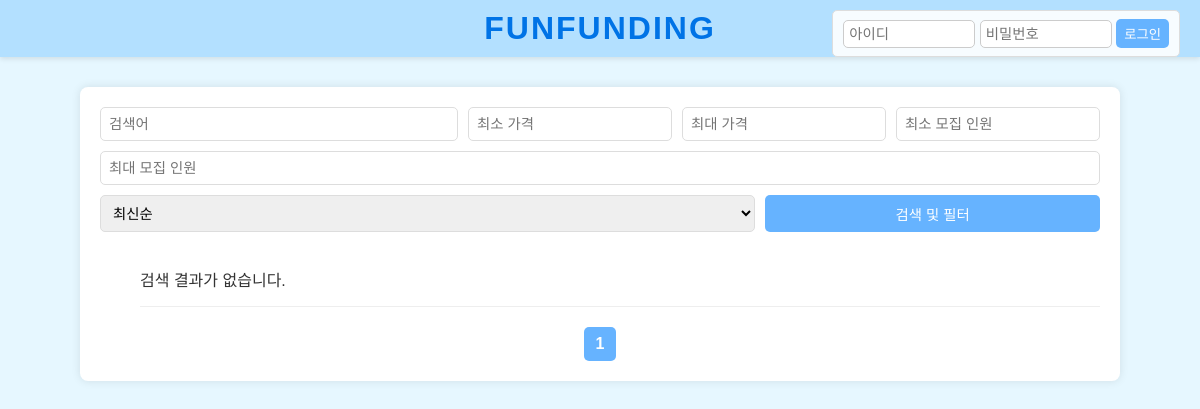
The app's page /, older data.
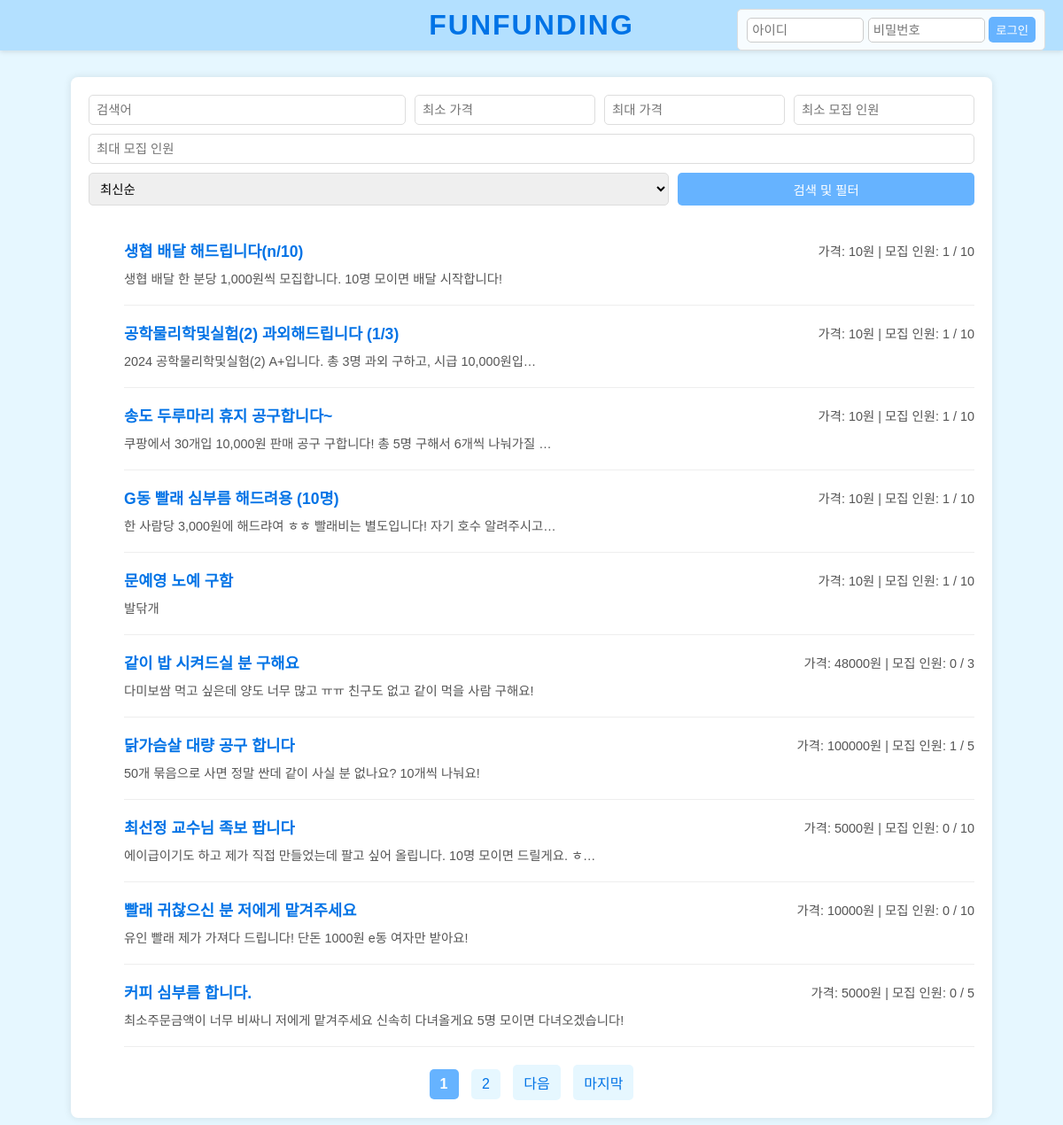
The same page, newer data.
### funding/models.py (models this page shows, shortened)
class Post(models.Model):
    title = models.CharField(max_length=100)  # 게시글 제목
    content = models.TextField()  # 게시글 내용
    price = models.PositiveIntegerField()  # 가격
    capacity = models.PositiveIntegerField(default=10)  # 모집 인원
    current_applicants = models.PositiveIntegerField(default=0)  # 현재 지원자 수
    created_at = models.DateTimeField(auto_now_add=True)  # 생성 시간
    updated_at = models.DateTimeField(auto_now=True)  # 수정 시간
    author = models.ForeignKey(User, on_delete=models.CASCADE, related_name='posts')  # 작성자

### funding/views.py (the view)
# urls.py: path('', views.post_list, name='post_list'),  # 루트 URL에 게시글 목록 연결
def post_list(request):
    try:
        posts = Post.objects.all()
        query = request.GET.get('q', '')
        if query:
            posts = posts.filter(title__icontains=query)
        min_price = request.GET.get('min_price', None)
        max_price = request.GET.get('max_price', None)
        min_capacity = request.GET.get('min_capacity', None)
        max_capacity = request.GET.get('max_capacity', None)
        if min_price:
            try:
                posts = posts.filter(price__gte=float(min_price))  # 입력값 검증
            except ValueError:
                raise ValueError("최소 가격은 숫자여야 합니다.")
        if max_price:
            try:
                posts = posts.filter(price__lte=float(max_price))
            except ValueError:
                raise ValueError("최대 가격은 숫자여야 합니다.")
        if min_capacity:
            try:
                posts = posts.filter(capacity__gte=int(min_capacity))
            except ValueError:
                raise ValueError("최소 모집 인원은 정수여야 합니다.")
        if max_capacity:
            try:
                posts = posts.filter(capacity__lte=int(max_capacity))
            except ValueError:
                raise ValueError("최대 모집 인원은 정수여야 합니다.")
        sort_by = request.GET.get('sort', 'created_at')
        valid_sort_fields = ['created_at', 'price', 'capacity']
        if sort_by not in valid_sort_fields:
            raise ValueError("유효하지 않은 정렬 기준입니다.")
        posts = posts.order_by(sort_by)
        paginator = Paginator(posts, 10)  # 한 페이지에 10개의 게시글
        page_number = request.GET.get('page')
        try:
            page_obj = paginator.get_page(page_number)
        except PageNotAnInteger:
            raise ValueError("페이지 번호는 정수여야 합니다.")
        except EmptyPage:
            page_obj = paginator.get_page(paginator.num_pages)  # 마지막 페이지 반환
    except ValueError as e:
        messages.error(request, f"오류: {e}")
        page_obj = None  # 게시글이 비어있는 페이지를 반환
    except Exception as e:
        messages.error(request, "알 수 없는 오류가 발생했습니다.")
        page_obj = None
    return render(request, 'funding/post_list.html', {'page_obj': page_obj, 'query': query})

### funding/templates/funding/post_list.html (shortened to what this page needs)
<!DOCTYPE html>
<html lang="en">
<head>
</head>
<body>
    <header>
        <div class="logo">
            <a href="{% url 'post_list' %}">
                <h1>FunFunding</h1>
            </a>
        </div>
        <div class="login-form">
            <form method="POST">
                <input type="text" name="username" placeholder="아이디" required>
                <input type="password" name="password" placeholder="비밀번호" required>
                <button type="submit">로그인</button>
            </form>
        </div>
    </header>
    <div class="container">
        <form method="GET" class="search-form">
            <div>
                <input type="text" name="q" placeholder="검색어" style="flex: 2;">
                <input type="number" name="min_price" placeholder="최소 가격" style="flex: 1;">
                <input type="number" name="max_price" placeholder="최대 가격" style="flex: 1;">
                <input type="number" name="min_capacity" placeholder="최소 모집 인원" style="flex: 1;">
                <input type="number" name="max_capacity" placeholder="최대 모집 인원" style="flex: 1;">
            </div>
            <div>
                <select name="sort" style="flex: 2;">
                    <option value="created_at">최신순</option>
                </select>
                <button type="submit" style="flex: 1;">검색 및 필터</button>
            </div>
        </form>
        <ul class="post-list">
            {% for post in page_obj %}
                <li>
                    <div class="details">
                        <a href="{% url 'post_detail' post.pk %}">{{ post.title }}</a>
                        <p>가격: {{ post.price }}원 | 모집 인원: {{ post.current_applicants }} / {{ post.capacity }}</p>
                    </div>
                    <p>{{ post.content|truncatechars:50 }}</p>
                </li>
            {% empty %}
                <li>검색 결과가 없습니다.</li>
            {% endfor %}
        </ul>
        <div class="pagination">
            {% for num in page_obj.paginator.page_range %}
                {% if page_obj.number == num %}
                    <strong>{{ num }}</strong>
                {% else %}
                    <a href="?page={{ num }}">{{ num }}</a>
                {% endif %}
            {% endfor %}
            {% if page_obj.has_next %}
                <a href="?page={{ page_obj.next_page_number }}">다음</a>
                <a href="?page={{ page_obj.paginator.num_pages }}">마지막</a>
            {% endif %}
        </div>
    </div>
</body>
</html>

### funding/templates/funding/post_list.html (style rules this page uses)
body { font-family: 'Arial', sans-serif; background-color: #e6f7ff; margin: 0; padding: 0; color: #333; }
header { background-color: #b3e0ff; color: white; text-align: center; padding: 10px 0; box-shadow: 0 2px 5px rgba(0, 0, 0, 0.1); position: relative; }
header .logo h1 { margin: 0; font-size: 2em; font-weight: bold; letter-spacing: 2px; text-transform: uppercase; color: #0073e6; }
header .logo a { text-decoration: none; color: inherit; }
.login-form { position: absolute; top: 10px; right: 20px; background-color: rgba(255, 255, 255, 0.9); padding: 8px 10px; border-radius: 5px; border: 1px solid #ddd; display: flex; gap: 10px; }
.login-form input { width: 120px; padding: 5px; border: 1px solid #ccc; border-radius: 5px; font-size: 0.9em; }
.login-form button { background-color: #66b3ff; color: white; border: none; padding: 5px 8px; border-radius: 5px; cursor: pointer; }
.container { width: 90%; max-width: 1000px; margin: 30px auto; background-color: #ffffff; border-radius: 8px; box-shadow: 0 0 10px rgba(0, 0, 0, 0.1); padding: 20px; }
.search-form { display: flex; flex-wrap: wrap; gap: 10px; margin-bottom: 20px; }
.search-form input, .search-form select, .search-form button { padding: 8px; border: 1px solid #ddd; border-radius: 5px; font-size: 0.9em; }
.search-form div { display: flex; gap: 10px; flex-wrap: wrap; width: 100%; }
.search-form button { background-color: #66b3ff; color: white; border: none; cursor: pointer; }
.post-list li { list-style: none; padding: 15px 0; border-bottom: 1px solid #eee; }
.post-list a { font-size: 1.1em; font-weight: bold; color: #0073e6; text-decoration: none; }
.post-list p { margin: 5px 0; font-size: 0.9em; color: #555; }
.post-list .details { display: flex; justify-content: space-between; align-items: center; }
.pagination { text-align: center; margin-top: 20px; }
.pagination a, .pagination strong { display: inline-block; margin: 0 5px; padding: 8px 12px; border-radius: 5px; background-color: #e6f7ff; color: #0073e6; text-decoration: none; }
.pagination strong { background-color: #66b3ff; color: white; }

Row changes from the older to the newer data that the page shows:
added Post: title "생협 배달 해드립니다(n/10)", price "10", current_applicants "1", capacity "10", content "생협 배달 한 분당 1,000원씩 모집합니다. 10명 모이면 배달 시작합니다!"
added Post: title "공학물리학및실험(2) 과외해드립니다 (1/3)", price "10", current_applicants "1", capacity "10", content "2024 공학물리학및실험(2) A+입니다. 총 3명 과외 구하고, 시급 10,000원입…"
added Post: title "송도 두루마리 휴지 공구합니다~", price "10", current_applicants "1", capacity "10", content "쿠팡에서 30개입 10,000원 판매 공구 구합니다! 총 5명 구해서 6개씩 나눠가질 …"
added Post: title "G동 빨래 심부름 해드려용 (10명)", price "10", current_applicants "1", capacity "10", content "한 사람당 3,000원에 해드랴여 ㅎㅎ 빨래비는 별도입니다! 자기 호수 알려주시고…"
added Post: title "문예영 노예 구함", price "10", current_applicants "1", capacity "10", content "발닦개"
added Post: title "같이 밥 시켜드실 분 구해요", price "48000", current_applicants "0", capacity "3", content "다미보쌈 먹고 싶은데 양도 너무 많고 ㅠㅠ 친구도 없고 같이 먹을 사람 구해요!"
added Post: title "닭가슴살 대량 공구 합니다", price "100000", current_applicants "1", capacity "5", content "50개 묶음으로 사면 정말 싼데 같이 사실 분 없나요? 10개씩 나눠요!"
added Post: title "최선정 교수님 족보 팝니다", price "5000", current_applicants "0", capacity "10", content "에이급이기도 하고 제가 직접 만들었는데 팔고 싶어 올립니다. 10명 모이면 드릴게요. ㅎ…"
added Post: title "빨래 귀찮으신 분 저에게 맡겨주세요", price "10000", current_applicants "0", capacity "10", content "유인 빨래 제가 가져다 드립니다! 단돈 1000원 e동 여자만 받아요!"
added Post: title "커피 심부름 합니다.", price "5000", current_applicants "0", capacity "5", content "최소주문금액이 너무 비싸니 저에게 맡겨주세요 신속히 다녀올게요 5명 모이면 다녀오겠습니다!"
Text that changed along with them:
new list line: "2"
text no longer shown: "검색 결과가 없습니다."
text now shown: "다음 마지막"
